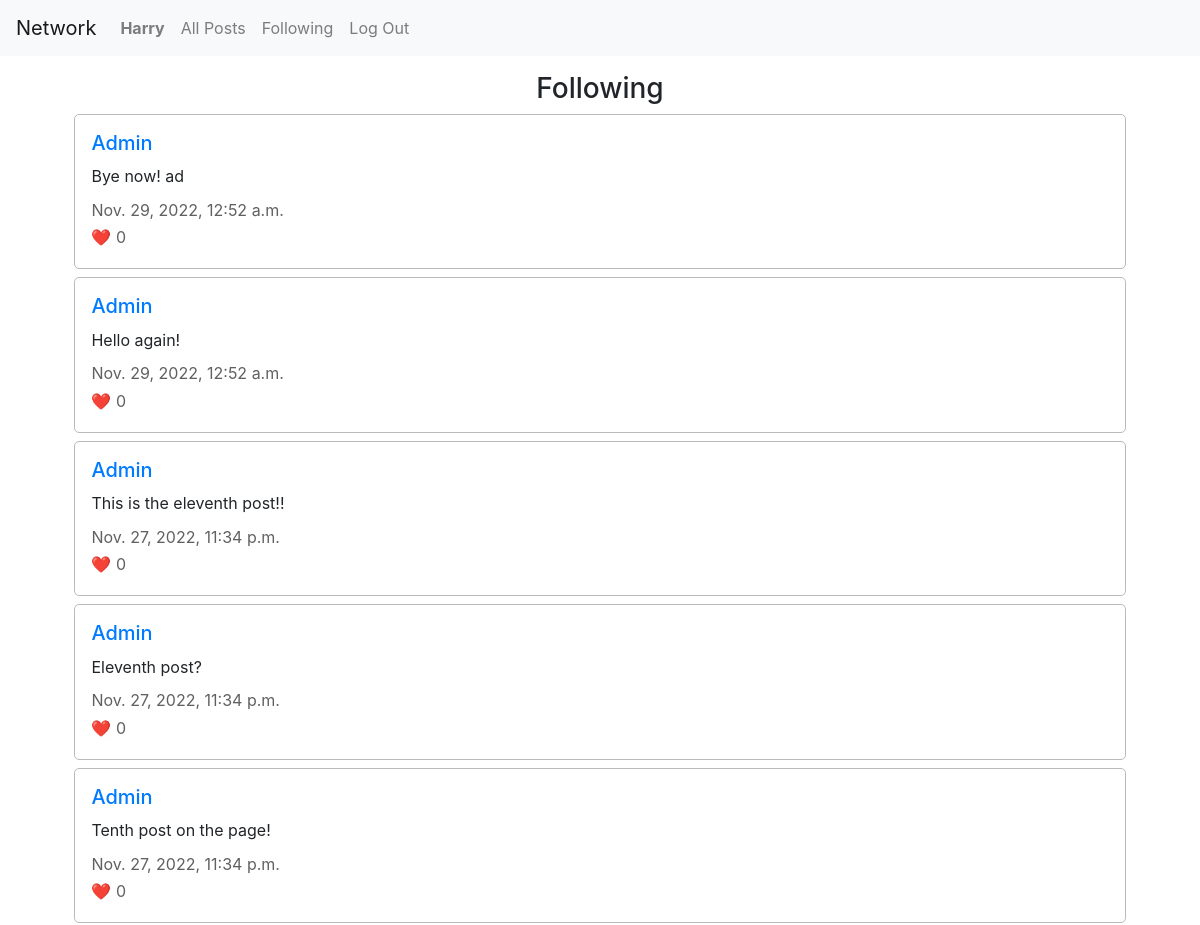
Page /following (signed in, upper part) on the earlier database version.
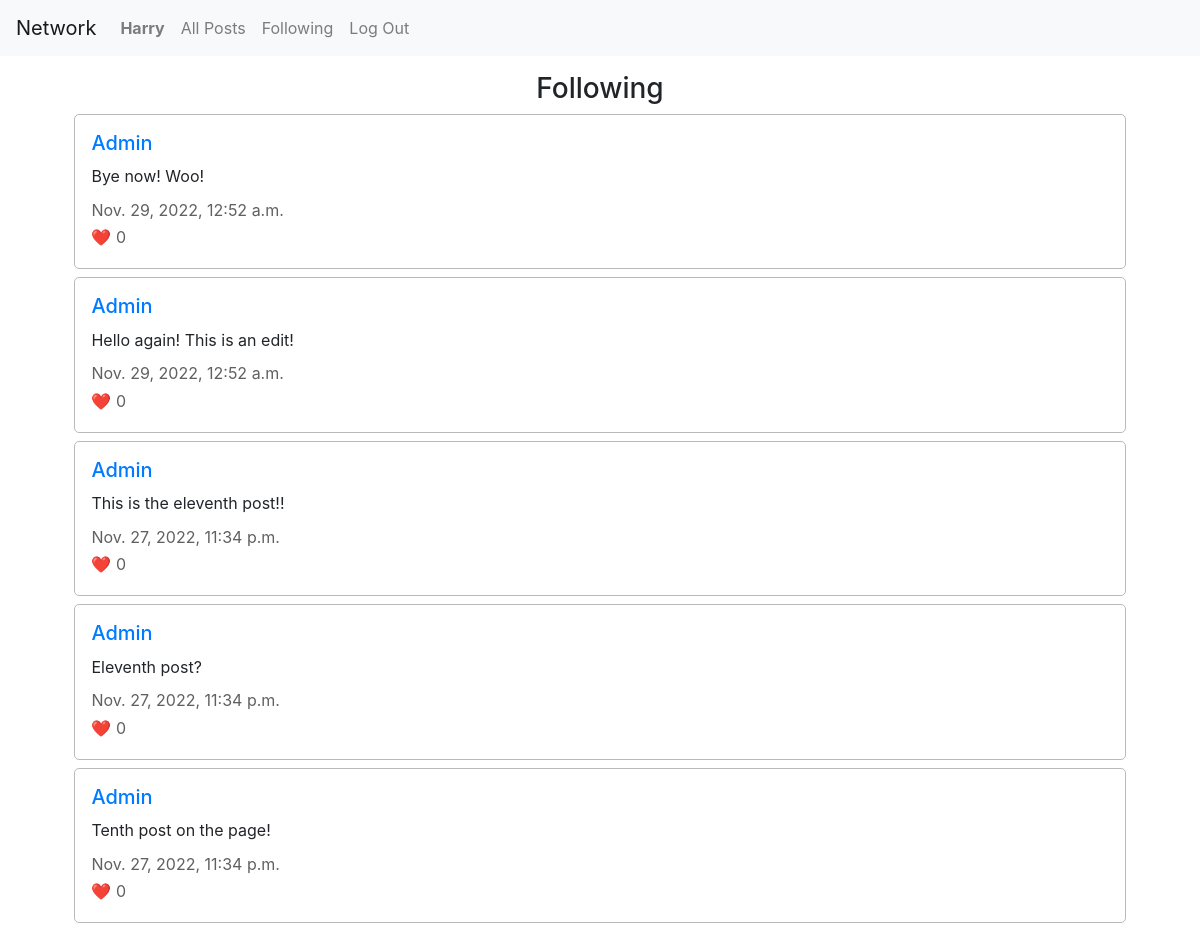
Same page on the later database version.
### network/models.py (models this page shows, shortened)
class Post(models.Model):
    user = models.ForeignKey("User", on_delete=models.CASCADE, related_name ="posts")
    content = models.TextField(max_length=255)
    timestamp = models.DateTimeField(auto_now_add=True)
    likes = models.ManyToManyField("User", blank=True, related_name="liked")

class User(AbstractUser):
    pass

### network/views.py (the view)
# urls.py: path("following", views.following, name="following"),
@login_required(login_url='/login')
def following(request):
    watcher = User.objects.get(username=request.user)
    followall = watcher.following.all()
    following = [f.followed for f in followall]
    followposts = Post.objects.filter(user__in=following).order_by('timestamp').reverse()
    paginator = Paginator(followposts, 10)
    page_num = request.GET.get('page')
    page_obj = paginator.get_page(page_num)
    return render(request, "network/following.html", {
        "page_obj": page_obj,
    })

### network/templates/network/following.html (shortened to what this page needs)
{% extends "network/layout.html" %}
{% load static %}
{% block body %}
    <div class="all-posts">
        <h3>Following</h3>
        {% for post in page_obj %}
            <div class="section">
                <h5><a href="{% url 'user' post.user %}">{{ post.user }}</a></h5>
                <p class="post-content">{{ post.content }}</p>
                <p class="grey">{{ post.timestamp }}</p>
                <p class="grey">&#10084;&#65039; {{ post.likes.all.count }}</p>
            </div>
        {% endfor %}
    </div>
{% endblock %}

Differences in the rows shown:
changed Post: content "Bye now! ad" → "Bye now! Woo!"
changed Post: content "Hello again!" → "Hello again! This is an edit!"
